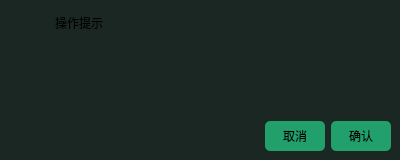
<?xml version="1.0" encoding="UTF-8"?>
<ui version="4.0">
 <class>MyMessageBox</class>
 <widget class="QWidget" name="MyMessageBox">
  <property name="geometry">
   <rect>
    <x>0</x>
    <y>0</y>
    <width>400</width>
    <height>160</height>
   </rect>
  </property>
  <property name="windowTitle">
   <string>Form</string>
  </property>
  <property name="styleSheet">
   <string notr="true">#MyMessageBox{
	background-color: #1a2722;
}

#TipTitle{
;
font:24px &quot;微软雅黑&quot;;
}

#pushButton{border-image: url(:/image/mainwindow/关闭白.png);}
#Tipicon{border-image: url(:/image/mainwindow/提示正确.png);}
#tiplabel{font:18px &quot;微软雅黑&quot;;;}

QPushButton{background-color: rgb(34, 160, 108);
;
font:18px &quot;微软雅黑&quot;;
border-radius:5px;
}</string>
  </property>
  <layout class="QVBoxLayout" name="verticalLayout_3" stretch="10,1">
   <property name="spacing">
    <number>6</number>
   </property>
   <property name="leftMargin">
    <number>9</number>
   </property>
   <property name="topMargin">
    <number>9</number>
   </property>
   <property name="rightMargin">
    <number>9</number>
   </property>
   <property name="bottomMargin">
    <number>9</number>
   </property>
   <item>
    <layout class="QHBoxLayout" name="horizontalLayout_2">
     <item>
      <layout class="QVBoxLayout" name="verticalLayout" stretch="1,3">
       <property name="spacing">
        <number>0</number>
       </property>
       <property name="leftMargin">
        <number>10</number>
       </property>
       <property name="topMargin">
        <number>5</number>
       </property>
       <item>
        <widget class="QLabel" name="Tipicon">
         <property name="sizePolicy">
          <sizepolicy hsizetype="Fixed" vsizetype="Fixed">
           <horstretch>0</horstretch>
           <verstretch>0</verstretch>
          </sizepolicy>
         </property>
         <property name="minimumSize">
          <size>
           <width>30</width>
           <height>30</height>
          </size>
         </property>
         <property name="maximumSize">
          <size>
           <width>30</width>
           <height>30</height>
          </size>
         </property>
         <property name="styleSheet">
          <string notr="true">border-image: url(:/image/mainwindow/ask.png);</string>
         </property>
         <property name="text">
          <string/>
         </property>
        </widget>
       </item>
       <item>
        <widget class="QLabel" name="empty">
         <property name="text">
          <string/>
         </property>
        </widget>
       </item>
      </layout>
     </item>
     <item>
      <layout class="QVBoxLayout" name="verticalLayout_2" stretch="1,3">
       <property name="spacing">
        <number>0</number>
       </property>
       <item>
        <layout class="QHBoxLayout" name="horizontalLayout">
         <item>
          <widget class="QLabel" name="TipTitle">
           <property name="styleSheet">
            <string notr="true"/>
           </property>
           <property name="text">
            <string>操作提示</string>
           </property>
          </widget>
         </item>
         <item>
          <spacer name="horizontalSpacer">
           <property name="orientation">
            <enum>Qt::Horizontal</enum>
           </property>
           <property name="sizeHint" stdset="0">
            <size>
             <width>40</width>
             <height>20</height>
            </size>
           </property>
          </spacer>
         </item>
        </layout>
       </item>
       <item>
        <widget class="QLabel" name="tiplabel">
         <property name="maximumSize">
          <size>
           <width>300</width>
           <height>16777215</height>
          </size>
         </property>
         <property name="styleSheet">
          <string notr="true"/>
         </property>
         <property name="text">
          <string/>
         </property>
         <property name="alignment">
          <set>Qt::AlignLeading|Qt::AlignLeft|Qt::AlignTop</set>
         </property>
         <property name="wordWrap">
          <bool>true</bool>
         </property>
         <property name="margin">
          <number>10</number>
         </property>
         <property name="indent">
          <number>-1</number>
         </property>
        </widget>
       </item>
      </layout>
     </item>
    </layout>
   </item>
   <item>
    <layout class="QHBoxLayout" name="horizontalLayout_3">
     <item>
      <spacer name="horizontalSpacer_2">
       <property name="orientation">
        <enum>Qt::Horizontal</enum>
       </property>
       <property name="sizeHint" stdset="0">
        <size>
         <width>40</width>
         <height>20</height>
        </size>
       </property>
      </spacer>
     </item>
     <item>
      <widget class="QPushButton" name="cancleButton">
       <property name="sizePolicy">
        <sizepolicy hsizetype="Fixed" vsizetype="Fixed">
         <horstretch>0</horstretch>
         <verstretch>0</verstretch>
        </sizepolicy>
       </property>
       <property name="minimumSize">
        <size>
         <width>60</width>
         <height>30</height>
        </size>
       </property>
       <property name="maximumSize">
        <size>
         <width>60</width>
         <height>30</height>
        </size>
       </property>
       <property name="styleSheet">
        <string notr="true"/>
       </property>
       <property name="text">
        <string>取消</string>
       </property>
      </widget>
     </item>
     <item>
      <widget class="QPushButton" name="okButton">
       <property name="sizePolicy">
        <sizepolicy hsizetype="Fixed" vsizetype="Fixed">
         <horstretch>0</horstretch>
         <verstretch>0</verstretch>
        </sizepolicy>
       </property>
       <property name="minimumSize">
        <size>
         <width>60</width>
         <height>30</height>
        </size>
       </property>
       <property name="maximumSize">
        <size>
         <width>60</width>
         <height>30</height>
        </size>
       </property>
       <property name="text">
        <string>确认</string>
       </property>
      </widget>
     </item>
    </layout>
   </item>
  </layout>
 </widget>
 <resources/>
 <connections/>
</ui>
